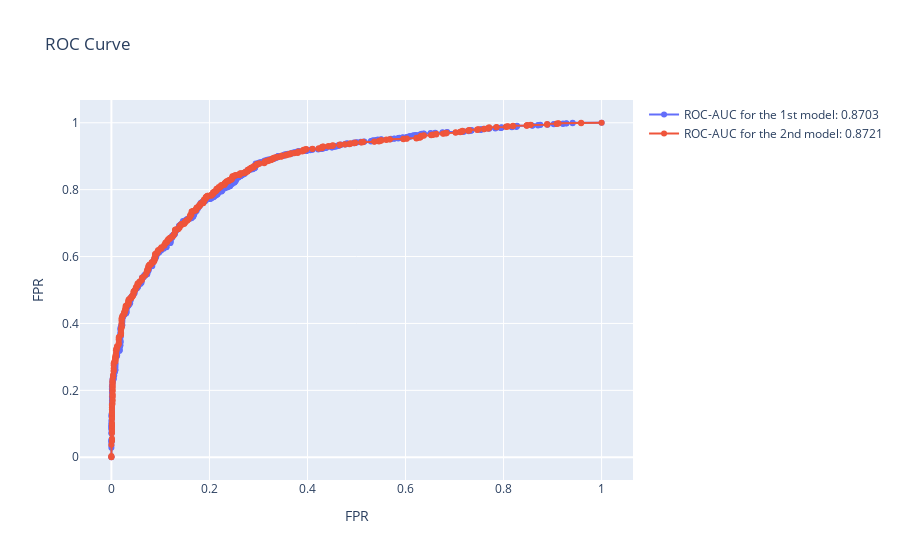

The notebook cell this image was saved under:
### Code cell
# ploting ROC
fig = go.Figure()
fig.add_trace(go.Scatter(x=fpr, y=tpr,
                    mode='lines+markers',
                    name=f'ROC-AUC for the 1st model: {round(first_model_auc.mean(),4)}'))
fig.add_trace(go.Scatter(x=fpr_2, y=tpr_2,
                    mode='lines+markers',
                    name=f'ROC-AUC for the 2nd model: {round(second_model_auc.mean(),4)}'))
fig.update_layout(
    title="ROC Curve",
    xaxis_title="FPR",
    yaxis_title="FPR",    
)
fig.show()

### Figure 1 — Plotly figure (JSON) as saved in the notebook; plotly's stock layout.template omitted (floating-point values rounded to 4 significant figures; data arrays with more than 128 entries replaced by an {"elided": "..."} marker saying what was removed)
{"data": [{"mode": "lines+markers", "name": "ROC-AUC for the 1st model: 0.8703", "type": "scatter", "x": {"elided": "532 float values"}, "y": {"elided": "532 float values"}}, {"mode": "lines+markers", "name": "ROC-AUC for the 2nd model: 0.8721", "type": "scatter", "x": {"elided": "540 float values"}, "y": {"elided": "540 float values"}}], "layout": {"title": {"text": "ROC Curve"}, "xaxis": {"title": {"text": "FPR"}}, "yaxis": {"title": {"text": "FPR"}}}}
